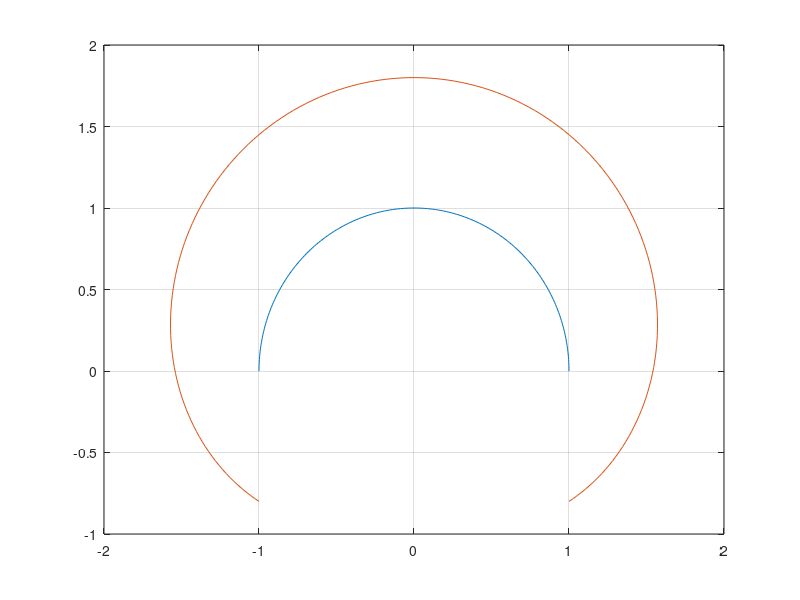

MATLAB code to generate this figure:
%% Artim. operatory

% aritmetické operace vracejí numerickou hodnotu
% smaz command window
clc;

% uvolni pamet ve workspace
clear;

a = 5;
b = 3;

% prirazeni do nedefinovane promene bez potlaceni vystupu
% a + b

% prirazeni do nedefinovane promene s potlacenim vystupu
% a - b;

% prikaz pro umocneni
% a ^ 0.5

% volani funkce sqrt() pro odmocneni na druhou 
sqrt(a)

% a * b
%
% Matrix left division
% a \ b
% 
% Matrix right division
% a / b
% 
% Matrix left = Matrix right division
% a \ b
% b / a

%% Logicke operatory

% logicka 0 = kdyz neplati
% logicka 1 = kdyz plati

% a == b
% a > b

% nerovna se a, b?
% a ~= b

% vygeneruj vektor od 1 do 6
p = 1:6
% jake prvky jsou vetsi jak 3?
% p > 3

% jaky prvek se rovna 5?
% p == 5 

%% Funkce linspace

% v1 = 1:5;
% linspace
v1 = linspace(0,4,5);
v2 = linspace(4,0,5);

% podle dokumentace defaultne vygeneruje 100 prvku
% y = linspace(0,4)

%% Matice

% vytvoreni matice 3x3
M = [1, 2, 3 ; 4, 5, 6; 7, 8, 9];

% pristup k prvkum z matice M
a11 = M(1,1);
a23 = M(2,3);

% pristup k radkum / sloupcum
r3 = M(3,:);
s2 = M(:,2);

% rozmezi
s23 = M(:, 2:3);

% vybirame dane sloupce 
s13 = M(:, [1,3]);

% matice vygenerovana pomoci generovani vektoru
M1 = [1:4;5:8]; 
M2 = [linspace(1,4,4); linspace(5,8,4)];

% vymazani sloupce 1
% M1(:,1) = [];

% prepsani prvku v prvnim sloupci matice na 0 
M1(:,1) = 0;

M_big = [M1;M1;M1];

% vypis do command window matici M
M

% nejpreve odecti prvky matice M - 5 a pak vytvor
% matici s puvodni matici M rozsirenou o nove modifikovanou
% matici M-5 ve sloupcich
% pridat jako radky: M = [M; M-5]
M = [M M-5]

% 5 - minutovy ukol
M = [1,2,3;4,5,6;7,8,9];
% Ukol: Rozsirte matici M o matici M ve sloupcich a vymazte prvni 3
% sloupce.
% Reseni:
M = [M M];
M(:,1:3) = [];

%% Funkce zeros, ones, eye ...

% funkce pro generovani matice 0
% Z = zeros(3);
% Z = zeros(5);
Z = zeros(4,5);

% funkce pro generovani matice 1
% stejny pristup jako u zeros
O = ones(3);

% funkce pro generovani jednotkove matice
% stejny pristup jako u zeros 
E = eye(3);

% funkce pro generovani jednotkove matice
% stejny pristup jako u zeros 
% round(R) = zaokrouhleni
R = rand(2,5);

% existuje i funkce pro vytvoreni matice diag
v = [1,2,3];
D = diag(v);

%% Priklad Numero 1

clc;
clear;

% amplituda
A1 = 1;
% frekvence
f1 = 1;
% pocatecni faze
phi1 = 0;

A2 = 2;
f2 = 2;
phi2 = -pi/2;

% s vyhodou pouziji funkci s 2 vstupnimi parametry, jelikoz defaultne
% generuje 100 prvku
t = linspace(0,1);

% ! pozor na t !
y1 = A1 * sin(2 * pi * f1 * t + phi1);
y2 = A2 * cos(2 * pi * f2 * t + phi2);

% alternativa = plot(t, y1, t, y2);
plot(t, [y1; y2]);

% mrizka on
grid on;

% nadpis 
title('gon. fce');

% popis x-ove osy
xlabel('t[s]');

% popis y-ove osy
ylabel('sin(t),cos(t)');


%% P. Numero 2

clc;
clear;

% delka ramen
L1 = 1;
L2 = 0.8;

% ! POZOR !
% Prevod na radiany = pi / 180 neboli take lze pouzit 2 * pi / 360
alfa1 = (0:180) * pi / 180;
alfa2 = (-90:90) * pi / 180;

% Pro vypocet dopredne kinematiky pouzivame zakladni trigonometrii
% trajektorie spojovaciho kloubu joint1
x1 = L1 * cos(alfa1);
y1 = L1 * sin(alfa1);
plot(x1,y1);
grid on;

% podrzime prvni graf, jelikoz chceme pridat jeste trajektorii
% end-effectoru
hold on;

x2 = L1 * cos(alfa1) + L2 * cos(alfa1 + alfa2);
y2 = L1 * sin(alfa1) + L2 * sin(alfa1 + alfa2);

% trajektorie end-effectoru
plot(x2,y2);